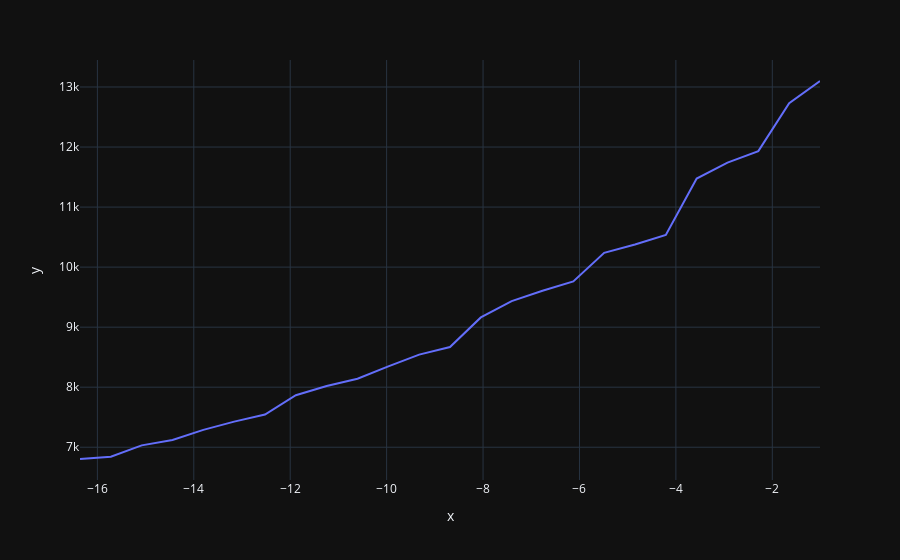

Here is the notebook cell this chart was saved with:
### Code cell
px.line(y=counts.cumsum(), x=bins[1:])

### Figure 1 — Plotly figure (JSON) as saved in the notebook; plotly's stock layout.template omitted (floating-point values rounded to 4 significant figures)
{"data": [{"hovertemplate": "x=%{x}<br>y=%{y}<extra></extra>", "legendgroup": "", "line": {"color": "#636efa", "dash": "solid"}, "marker": {"symbol": "circle"}, "mode": "lines", "name": "", "orientation": "v", "showlegend": false, "type": "scatter", "x": [-16.36, -15.72, -15.08, -14.44, -13.8, -13.16, -12.52, -11.88, -11.24, -10.6, -9.965, -9.325, -8.686, -8.046, -7.406, -6.767, -6.127, -5.488, -4.848, -4.209, -3.569, -2.929, -2.29, -1.65, -1.011], "xaxis": "x", "y": [6804, 6842, 7031, 7120, 7289, 7427, 7544, 7866, 8021, 8141, 8346, 8543, 8669, 9162, 9434, 9606, 9762, 10237, 10376, 10536, 11476, 11740, 11932, 12730, 13100], "yaxis": "y"}], "layout": {"legend": {"tracegroupgap": 0}, "margin": {"t": 60}, "xaxis": {"anchor": "y", "domain": [0, 1], "title": {"text": "x"}}, "yaxis": {"anchor": "x", "domain": [0, 1], "title": {"text": "y"}}}}
